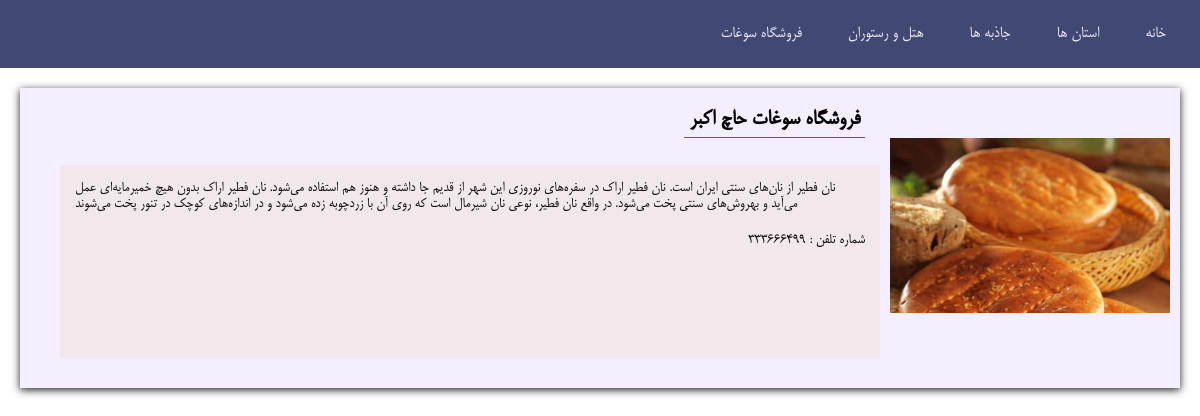
Page /souvenir on the committed database.
### irantourism/models.py (models this page shows, shortened)
class Souvenir(models.Model):
    name = models.CharField(max_length=100)
    phone_num = models.CharField(max_length=11)
    description = models.TextField()
    image = models.ImageField()
    city = models.ForeignKey(City, on_delete=models.CASCADE)

### irantourism/views.py (the view)
# urls.py: path('souvenir', views.show_souvenir),
def show_souvenir(request):
    souvenir = Souvenir.objects.all()
    return render(request, 'irantourism/souvenir.html', {
        'souvenir': souvenir,
        'title': 'souvenir'
    })

### irantourism/templates/irantourism/souvenir.html (shortened to what this page needs)
{% extends "base.html" %}
{% load static %}
{% block css_files %}
    <link rel='stylesheet' href="{% static 'irantourism/detail.css'%}">
{% endblock css_files %}
{% block page_body %}
    <div>
        {% include "irantourism/includes/header.html" with st=states %}
    </div>
    <div>
        {% for item in souvenir %}
        <div class="list-item">
            <div class="item-pic">
                <img src="{{item.image.url}}"></img>
            </div>
            <div class="item-title">
                <h2>{{item.name}}</h2>
            </div>
            <div class="item-detail">
                <p>{{ item.description }}</p>
                <p>{{ item.phone_num }} : شماره تلفن</p>
            </div>
        </div>
        {% endfor %}
    </div>
{% endblock page_body %}

### irantourism/static/irantourism/detail.css (style rules this page uses)
.list-item { display: grid; height: 300px; grid-template-areas: 'title title title pic' 'detail detail detail pic' 'detail detail detail pic'; background-color: #F4EEFF; margin: 20px; box-shadow: 0 2px 8px #1f2020; }
.item-pic > img { width: 300px; padding: 10px; float: right; margin-top: 40px; }
.item-pic { grid-area: pic; }
.item-title { grid-area: title; height: 20px; padding: 5px; margin: 5px; }
.item-title > h2 { float: right; padding: 5px; margin: 5px; border-bottom: 1px solid #6b4da3; }
.item-detail { background-color: rgba(233, 223, 203, 0.4); padding: 5px; margin-left: 40px; margin-bottom: 30px; grid-area: detail; }
.item-detail > p { float: right; padding: 5px; margin: 5px; }

### irantourism/static/irantourism/header.css (style rules this page uses)
* { margin: 0; padding: 0; box-sizing: border-box; }
body { font-family: "Mitra"; }

### rows in the picture
Souvenir: image (picture), name "فروشگاه سوغات حاچ اکبر", description "نان فطیر از نان‌های سنتی ایران است. نان فطیر اراک در سفره‌های نوروزی این شهر از قدیم جا داشته و هنوز هم استفاده می‌شود. نان فطیر اراک بدون هیچ خمیرمایه‌ای عمل می‌آید و بهروش‌های سنتی پخت می‌شود. در واقع نان فطیر، نوعی نان شیرمال است که روی آن با زردچوبه زده می‌شود و در اندازه‌های کوچک در تنور پخت می‌شوند", phone_num "333666499"
